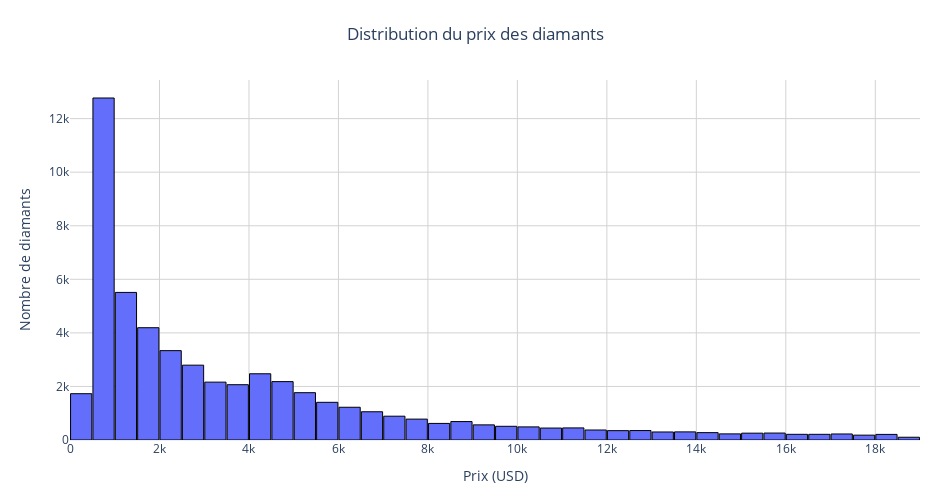

This figure's notebook cell:
### Code cell
fig_hist_price = px.histogram(
    diamonds_df,
    x="price",
    nbins=70,
    title="Distribution du prix des diamants",
)
fig_hist_price.update_traces(
    marker=dict(line=dict(width=1, color="black")),
    hovertemplate="Price: %{x:$,.0f}<br>Count: %{y}<extra></extra>",
)
fig_hist_price.update_layout(
    template="plotly_white",
    width=950,
    height=500,
    bargap=0.05,
    title=dict(x=0.5, xanchor="center"),
    margin=dict(l=70, r=30, t=80, b=60),
)
fig_hist_price.update_xaxes(
    title="Prix (USD)",
    showgrid=True,
    gridcolor="lightgrey",
    zeroline=False
)
fig_hist_price.update_yaxes(
    title="Nombre de diamants",
    showgrid=True,
    gridcolor="lightgrey",
)
fig_hist_price.show()

### Figure 1 — Plotly figure (JSON) as saved in the notebook; plotly's stock layout.template omitted (floating-point values rounded to 4 significant figures; data arrays with more than 128 entries replaced by an {"elided": "..."} marker saying what was removed)
{"data": [{"bingroup": "x", "hovertemplate": "Price: %{x:$,.0f}<br>Count: %{y}<extra></extra>", "legendgroup": "", "marker": {"color": "#636efa", "pattern": {"shape": ""}, "line": {"color": "black", "width": 1}}, "name": "", "nbinsx": 70, "orientation": "v", "showlegend": false, "x": {"elided": "53940 int values"}, "xaxis": "x", "yaxis": "y", "type": "histogram"}], "layout": {"xaxis": {"anchor": "y", "domain": [0.0, 1.0], "title": {"text": "Prix (USD)"}, "showgrid": true, "gridcolor": "lightgrey", "zeroline": false}, "yaxis": {"anchor": "x", "domain": [0.0, 1.0], "title": {"text": "Nombre de diamants"}, "showgrid": true, "gridcolor": "lightgrey"}, "legend": {"tracegroupgap": 0}, "title": {"text": "Distribution du prix des diamants", "x": 0.5, "xanchor": "center"}, "barmode": "relative", "margin": {"l": 70, "r": 30, "t": 80, "b": 60}, "width": 950, "height": 500, "bargap": 0.05}}
